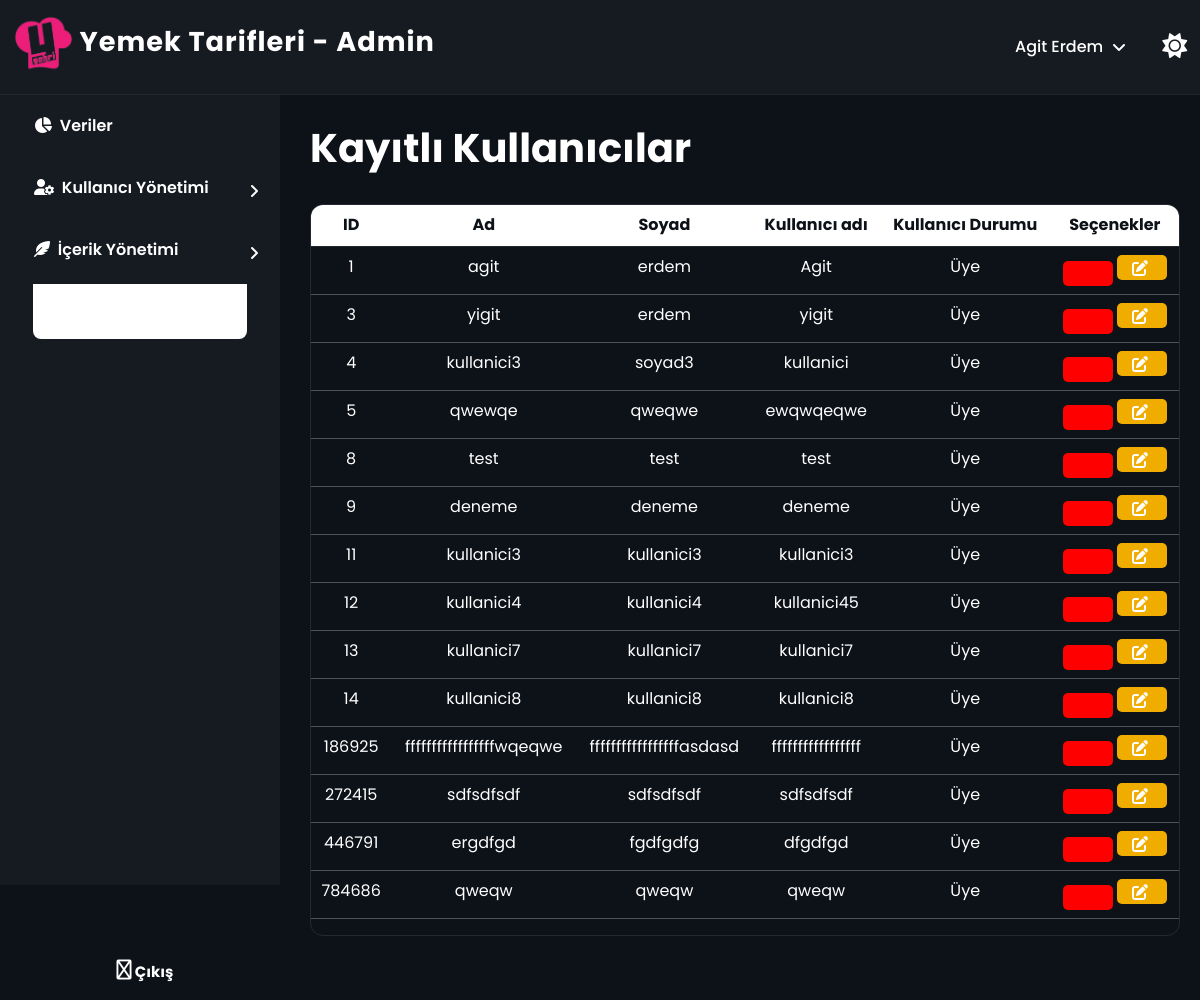
/yemektarifleri/admin/users.php (signed in), run on the app's committed database.
### tables this page shows
CREATE TABLE `uyeler` (
  `ad` varchar(50) NOT NULL,
  `soyad` varchar(50) NOT NULL,
  `kullanici_adi` varchar(50) NOT NULL,
  `sifre` varchar(50) NOT NULL,
  `uye_id` int(11) NOT NULL,
  `pp` varchar(200) DEFAULT 'uploads/default.png'
);

### yemektarifleri/admin/users.php (the view, shortened to what this page needs)
<?php
include_once("db/db-connection.php");
$uye_id = $_SESSION['uye_id'];
$sql = "SELECT * FROM admin WHERE uye_id='$uye_id'";
$result = mysqli_query($conn, $sql);
if(mysqli_num_rows($result) > 0){
    $row = mysqli_fetch_assoc($result);
    $admin_ad = $row['admin_ad'];
    $admin_soyad = $row['admin_soyad'];
}
?>
<!DOCTYPE html>
<html>
<head>
	<link rel="stylesheet" href="https://pro.fontawesome.com/releases/v6.0.0-beta1/css/all.css" />
	<link rel="stylesheet" href="assets/style.css">
  <link rel="stylesheet" href="admin-style.css">
  <link rel="stylesheet" href="media.css">
  <link rel="stylesheet" href="https://cdn.jsdelivr.net/npm/bootstrap@5.0.0/dist/css/bootstrap.min.css">
</head>
<body>
   <?php require 'header.php'; ?>
   <?php require 'sidebar-left.php'; ?>
   <div class="containerx">
      <div class="content media">
              <br><h1><b>Kayıtlı Kullanıcılar</b></h1><br>
              <div class="table-div">
                  <table class="table">
                      <thead>
                      <tr>
                          <th  scope="col">ID</th>
                          <th scope="col">Ad</th>
                          <th scope="col">Soyad</th>
                          <th scope="col">Kullanıcı adı</th>
                          <th scope="col">Kullanıcı Durumu</th>
                          <th scope="col">Seçenekler</th>
                      </tr>
                      </thead>
                      <tbody>
                      <?php
                      include("db/db-connection.php");
                      $sql = "SELECT * FROM uyeler";
                      $result = $conn->query($sql);
                          while ($row = $result->fetch_assoc()) {
                          echo"
                          <tr>
                              <td>" . $row['uye_id'] . "</td>
                              <td>" . $row['ad'] . "</td>
                              <td>" . $row['soyad'] . "</td>
                              <td>" . $row['kullanici_adi'] . "</td>
                              <td>Üye</td>
                              <td>
                              <a id='delete' href='delete.php?uye_id=" . $row['uye_id'] . "'><i class='fa-solid fa-trash-can-xmark'></i></a>
                              <a id='edit' href='edit.php?uye_id=" . $row['uye_id'] . "'><i class='fa-solid fa-pen-to-square'></i></a>
                              </td><script></script>
                          </tr>
                          ";
                          }
                      ?>
                      </tbody>
                  </table>
              </div>
        </div>
    </div>
</body>
</html>

### yemektarifleri/admin/header.php (shortened to what this page needs)
<head>
<link rel="stylesheet" href="https://cdnjs.cloudflare.com/ajax/libs/font-awesome/4.7.0/css/font-awesome.min.css">
<link rel="stylesheet" href="https://pro.fontawesome.com/releases/v6.0.0-beta1/css/all.css" />
</head>
<header>
        <a href="dashboard"><h2 class="logo"><img class="logo__img" src="uploads/yemeksehri.png" alt=""> Yemek Tarifleri - Admin</h1></a>
    <div style="display:flex; gap: 2em;}">
          <nav>
          <span href="" class="menu-toggle">
              <div class="a-menu">
                <img id="previeww" onerror="this.src='uploads/bos.png';" class="pph" src="" alt="">
                <p style="display: grid; align-content: center;"><?php echo $admin_ad; ?> <?php echo $admin_soyad; ?></p>
                <i class="fa-solid fa-angle-up"></i>
              </div>
          </span>
        </nav>
          <button id="db-button" onclick="changeColor()">
    <i id="icon" class="fa fa-sun-o" aria-hidden="true"></i>
  </button>
    </div>
      </header>

### yemektarifleri/assets/style.css (style rules this page uses)
* { font-family: 'Poppins', sans-serif; box-sizing: border-box; margin: 0; padding: 0; }
::placeholder { font-size: 14px; color: #6b6b6b; }

### yemektarifleri/admin/admin-style.css (style rules this page uses)
* { font-family: 'Poppins', sans-serif; box-sizing: border-box; margin: 0; padding: 0; transition: background 200ms; }
::placeholder { font-size: 14px; color: #6b6b6b; }
.fa-solid { display: flex; align-items: center; }

### yemektarifleri/admin/sidebar-left-style.css (style rules this page uses)
* { list-style-type: none; }
a { text-decoration: none; }

### yemektarifleri/admin/users.php (style rules this page uses)
* { font-family: 'Poppins', sans-serif }
.content { padding: 0px 20px; margin: 0 !important; }
#delete i,#edit i { display: grid !important; }

### yemektarifleri/admin/header.php (style rules this page uses)
* { text-decoration: none; margin-bottom: !important; margin: 0; }
p { margin-bottom: 0 !important; }
header { color: #fff; display: flex; justify-content: space-between; align-items: center; padding: 0.8rem; z-index: 9999; position: fixed; width: 100%; background-color: #161b22; border-bottom: 1px solid #ffffff0d; }
.logo { font-size: 1.7rem; letter-spacing: 1px; font-weight: 700; color: #fff; }
nav { display: flex; justify-content: flex-end; }
nav span { cursor: pointer; color: #fff; text-decoration: none; font-size: 1rem; display: grid; align-content: center; padding: 5px; border-radius: 10px; font-weight: 500; background-color: #fafafa00; text-transform: capitalize; }
nav i { display: grid !important; align-content: center; }
span img { height: 35px; border-radius: 100%; }
header a { color: #fff; display: flex; gap: 11px; }
.fa-angle-up { transform: scaley(-1); }
.a-menu { display: flex; gap: 10px; }
.pph { width: 50px; height: 50px; background-repeat: no-repeat; background-size: cover; border-radius: 50%; background-position: center; }
* { box-sizing: border-box; }
a { text-decoration: none; }
p { margin: 0; padding: 0; }
body { margin: 0; font-family: "Lato", sans-serif; background-color: #0d1118; color: #fff; }
div.content { margin-left: 0px; height: 1000px; margin: 0px 20px; padding-top: 100px !important; }
@media (min-width: 700px) { div.content { margin-left: 290px !important; } }
.table { width: 100%; color: #fff; border: none; }
thead { border-bottom: 2px solid #ffffff17; }
.table-div { overflow-x: auto; border-radius: 13px; border: 1px solid #81818136; text-align: center; }
tr { border-bottom: 1px solid #90909082; }
td a { background-color: red; height: 25px; width: 50px; display: inline-grid; align-items: center; justify-content: center; border-radius: 5px; }
td a i { color: #fff; }
#edit { background-color: #F1AC00;; }
a i { margin-right: 4px; }
#db-button { background-color:transparent; color:#fff; border:none; font-size:25px; }
thead { background-color: #fff ; color: #0d1118; }
.logo__img { height: 60px; }

### data on the page
uyeler: uye_id "1", ad "agit", soyad "erdem", kullanici_adi "Agit"
uyeler: uye_id "3", ad "yigit", soyad "erdem", kullanici_adi "yigit"
uyeler: uye_id "4", ad "kullanici3", soyad "soyad3", kullanici_adi "kullanici"
uyeler: uye_id "5", ad "qwewqe", soyad "qweqwe", kullanici_adi "ewqwqeqwe"
uyeler: uye_id "8", ad "test", soyad "test", kullanici_adi "test"
uyeler: uye_id "9", ad "deneme", soyad "deneme", kullanici_adi "deneme"
uyeler: uye_id "11", ad "kullanici3", soyad "kullanici3", kullanici_adi "kullanici3"
uyeler: uye_id "12", ad "kullanici4", soyad "kullanici4", kullanici_adi "kullanici45"
uyeler: uye_id "13", ad "kullanici7", soyad "kullanici7", kullanici_adi "kullanici7"
uyeler: uye_id "14", ad "kullanici8", soyad "kullanici8", kullanici_adi "kullanici8"
uyeler: uye_id "186925", ad "fffffffffffffffffwqeqwe", soyad "fffffffffffffffffasdasd", kullanici_adi "fffffffffffffffff"
uyeler: uye_id "272415", ad "sdfsdfsdf", soyad "sdfsdfsdf", kullanici_adi "sdfsdfsdf"
uyeler: uye_id "446791", ad "ergdfgd", soyad "fgdfgdfg", kullanici_adi "dfgdfgd"
uyeler: uye_id "784686", ad "qweqw", soyad "qweqw", kullanici_adi "qweqw"

### other printed values
$admin_ad "Agit"
$admin_soyad "Erdem"
